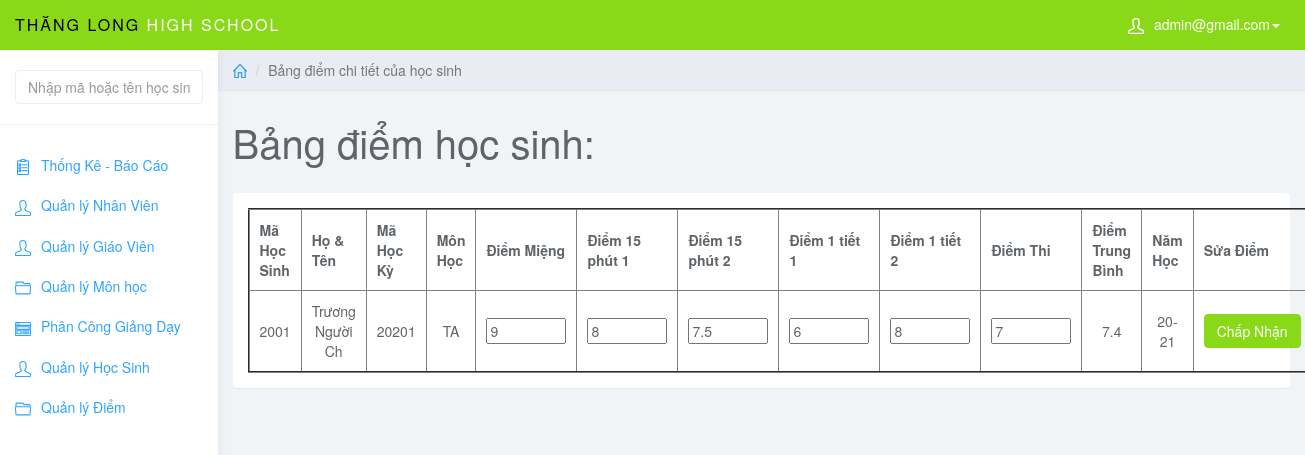
Screenshot of /admin/index.php?page=edit_diem_hs&id_hs=2001&id_mon=TA&MaHocKy=20201 (signed in) with the database file from the repository.
### tables this page shows
CREATE TABLE `diem` (
  `MaDiem` int NOT NULL AUTO_INCREMENT,
  `MaHocKy` varchar(5) NOT NULL,
  `MaMonHoc` varchar(5) NOT NULL,
  `MaHS` int NOT NULL,
  `MaLopHoc` varchar(10) NOT NULL,
  `DiemMieng` varchar(5) NOT NULL,
  `Diem15Phut1` varchar(5) NOT NULL,
  `Diem15Phut2` varchar(5) NOT NULL,
  `Diem1Tiet1` varchar(5) NOT NULL,
  `Diem1Tiet2` varchar(5) NOT NULL,
  `DiemThi` varchar(5) NOT NULL,
  `DiemTB` float NOT NULL,
  PRIMARY KEY (`MaDiem`),
  KEY `fk_diem_mahk` (`MaHocKy`),
  KEY `fk_diem_monhoc` (`MaMonHoc`),
  KEY `fk_diem_hocsinh` (`MaHS`),
  KEY `MaLopHoc` (`MaLopHoc`),
  CONSTRAINT `diem_ibfk_1` FOREIGN KEY (`MaLopHoc`) REFERENCES `lophoc` (`MaLopHoc`),
  CONSTRAINT `fk_diem_hocsinh` FOREIGN KEY (`MaHS`) REFERENCES `hocsinh` (`MaHS`),
  CONSTRAINT `fk_diem_mahk` FOREIGN KEY (`MaHocKy`) REFERENCES `hocky` (`MaHocKy`),
  CONSTRAINT `fk_diem_monhoc` FOREIGN KEY (`MaMonHoc`) REFERENCES `monhoc` (`MaMonHoc`)
);

CREATE TABLE `hocsinh` (
  `MaHS` int NOT NULL,
  `MaLopHoc` varchar(10) NOT NULL,
  `TenHS` varchar(50) NOT NULL,
  `GioiTinh` varchar(5) NOT NULL,
  `NgaySinh` date NOT NULL,
  `NoiSinh` varchar(50) NOT NULL,
  `DanToc` varchar(10) NOT NULL,
  `HoTenCha` varchar(50) NOT NULL,
  `HoTenMe` varchar(50) NOT NULL,
  PRIMARY KEY (`MaHS`),
  KEY `fk_hs_lh` (`MaLopHoc`),
  CONSTRAINT `fk_hs_lh` FOREIGN KEY (`MaLopHoc`) REFERENCES `lophoc` (`MaLopHoc`)
);

CREATE TABLE `hocky` (
  `MaHocKy` varchar(5) NOT NULL,
  `TenHocKy` varchar(20) NOT NULL,
  `HeSoHK` int NOT NULL,
  `NamHoc` char(10) NOT NULL,
  PRIMARY KEY (`MaHocKy`),
  KEY `NamHoc` (`NamHoc`)
);

### admin/edit_diem_hs.php (the view, shortened to what this page needs)
<?php
$stu_id = $_GET['id_hs'];
$id_mon = $_GET['id_mon'];
$sql_view = "SELECT * FROM hocsinh JOIN diem ON hocsinh.MaHS = diem.MaHS JOIN hocky ON diem.MaHocKy = hocky.MaHocKy WHERE hocsinh.MaHS = '$stu_id' AND diem.MaMonHoc = '$id_mon'";
$query_view = mysqli_query($conn, $sql_view);
?>
<div class="col-sm-9 col-sm-offset-3 col-lg-10 col-lg-offset-2 main">
    <div class="row">
        <ol class="breadcrumb">
            <li><a href="index.php"><svg class="glyph stroked home">
                        <use xlink:href="#stroked-home"></use>
                    </svg></a></li>
            <li class="active">Bảng điểm chi tiết của học sinh</li>
        </ol>
    </div>
    <div class="row">
        <div class="col-lg-12">
            <h1 class="page-header">Bảng điểm học sinh:</h1>
        </div>
    </div>
    <div class="row">
        <div class="col-lg-12">
            <div class="panel panel-default">
                <div class="panel-body">
                    <table border="2px" width="100%" style="text-align: center;">
                        <thead>
                            <tr>
                                <th data-field="id" data-sortable="true">Mã Học Sinh</th>
                                <th data-field="name" data-sortable="true">Họ & Tên</th>
                                <th data-sortable="true">Mã Học Kỳ</th>
                                <th data-sortable="true">Môn Học</th>
                                <th data-sortable="true">Điểm Miệng</th>
                                <th data-sortable="true">Điểm 15 phút 1</th>
                                <th data-sortable="true">Điểm 15 phút 2</th>
                                <th data-sortable="true">Điểm 1 tiết 1</th>
                                <th data-sortable="true">Điểm 1 tiết 2</th>
                                <th data-sortable="true">Điểm Thi</th>
                                <th data-sortable="true">Điểm Trung Bình</th>
                                <th data-sortable="true">Năm Học</th>
                                <th>Sửa Điểm</th>
                            </tr>
                        </thead>
                        <tbody>
                            <?php
                            $row_view = mysqli_fetch_assoc($query_view)
                            ?>
                            <tr>
                                <form method="post">
                                    <td><?php echo $row_view['MaHS']; ?></td>
                                    <td><?php echo $row_view['TenHS']; ?></td>
                                    <td><?php echo $row_view['MaHocKy']; ?></td>
                                    <td><?php echo $row_view['MaMonHoc']; ?></td>
                                    <td class="form-group"><input style="width: 80px;" type="text" name="DiemMieng"
                                            value="<?php echo $row_view['DiemMieng']; ?>"></td>
                                    <td class="form-group"><input style="width: 80px;" type="text" name="Diem15Phut1"
                                            value="<?php echo $row_view['Diem15Phut1']; ?>"></td>
                                    <td class="form-group"><input style="width: 80px;" type="text" name="Diem15Phut2"
                                            value="<?php echo $row_view['Diem15Phut2']; ?>"></td>
                                    <td class="form-group"><input style="width: 80px;" type="text" name="Diem1Tiet1"
                                            value="<?php echo $row_view['Diem1Tiet1']; ?>"></td>
                                    <td class="form-group"><input style="width: 80px;" type="text" name="Diem1Tiet2"
                                            value="<?php echo $row_view['Diem1Tiet2']; ?>"></td>
                                    <td class="form-group"><input style="width: 80px;" type="text" name="DiemThi"
                                            value="<?php echo $row_view['DiemThi']; ?>"></td>
                                    <?php
                                    if (!empty($row_view['DiemMieng']) && !empty($row_view['Diem15Phut1']) && !empty($row_view['Diem15Phut2']) && !empty($row_view['Diem1Tiet1']) && !empty($row_view['Diem1Tiet2']) && !empty($row_view['DiemThi'])) {
                                        $diemTBMon = round(($row_view['DiemMieng'] + $row_view['Diem15Phut1'] + $row_view['Diem15Phut2'] + $row_view['Diem1Tiet1'] * 2 + $row_view['Diem1Tiet2'] * 2 + $row_view['DiemThi'] * 3) / 10, 1);
                                    } else {
                                        $diemTBMon = '---';
                                    }
                                    ?>
                                    <td><?php echo $diemTBMon; ?></td>
                                    <td><?php echo $row_view['NamHoc']; ?></td>
                                    <td class="form-group">
                                        <button type="submit" name="sbm" class="btn btn-success">Chấp Nhận</button>
                                    </td>
                                </form>
                            </tr>
                        </tbody>
                    </table>
                </div>
            </div>
        </div>
    </div>
</div>

### admin/css/styles.css (style rules this page uses)
body { background: #f1f4f7; padding-top: 50px; color: #5f6468; }
a, a:hover, a:focus { color: #30a5ff; }
h1, h2, h3, h4, h5, h6 { color: #5f6468; }
h1 { font-weight: 300; font-size: 40px; }
.btn-success, .btn-success:hover, .btn-success:focus, .btn-success:active, .btn-success.active, .open > .dropdown-toggle.btn-success, .btn-success.disabled, .btn-success[disabled], fieldset[disabled] .btn-success, .btn-success.disabled:hover, .btn-success[disabled]:hover, fieldset[disabled] .btn-success:hover, .btn-success.disabled:focus, .btn-success[disabled]:focus, fieldset[disabled] .btn-success:focus, .btn-success.disabled:active, .btn-success[disabled]:active, fieldset[disabled] .btn-success:active, .btn-success.disabled.active, .btn-success[disabled].active, fieldset[disabled] .btn-success.active { background-color: #8ad919; border-color: #8ad919; }
.panel { border: 0; }
.breadcrumb { border-radius: 0; padding: 10px 15px; background: #e9ecf2; box-shadow: 0 1px 1px rgba(0, 0, 0, .05); margin: 0 ; }
h1.page-header { margin-top: 30px; border-bottom: 0; }
.breadcrumb .glyph { height: 14px; width: 14px; margin: -2px 0 0 0; stroke-width: 4px; }
table th,td { padding: 10px; }

### rows the page displays
diem: MaHS "2001", MaMonHoc "TA", DiemMieng "9", Diem15Phut1 "8", Diem15Phut2 "7.5", Diem1Tiet1 "6", Diem1Tiet2 "8", DiemThi "7", diemTBMon "7.4"
hocsinh: TenHS "Trương Người Ch"
hocky: MaHocKy "20201", NamHoc "20-21"

### other values shown
$_SESSION['mail_user'] "admin@gmail.com"
